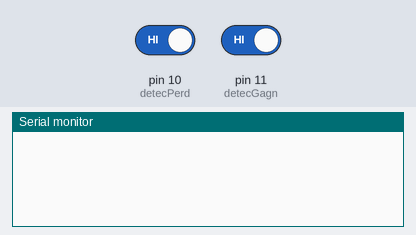
Bench run of a sketch on a simulated Arduino Uno, built with avr-gcc and run on an emulated ATmega328P. Shown: the last lines printed to the serial monitor. The inputs (shaded band) are chosen by the test bench; at power-on: pin 10 (detecPerd) HIGH, pin 11 (detecGagn) HIGH.

Above: at 1.2 s.
1.3 s: pin 10 (detecPerd) driven LOW
At 1.9 s:
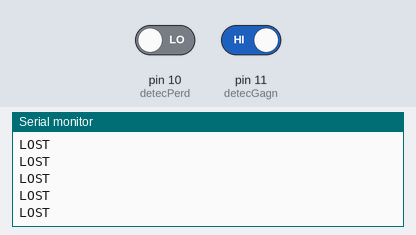
3.2 s: pin 11 (detecGagn) driven LOW
4.7 s: pin 10 (detecPerd) driven HIGH
7.7 s: pin 10 (detecPerd) driven LOW
At 8.6 s:
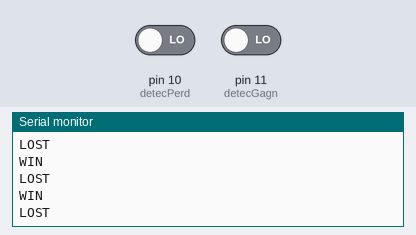

The sketch:

Cap_Lum_Test.ino
```cpp
/*--- CAPTEURS DETECTION ---*/
const int detecPerd = 10;   // Pin de branchement pour le détecteur perdant
const int detecGagn = 11;   // Pin de branchement pour le détecteur gagant


void setup() {
  // put your setup code here, to run once:
    /*--- Initialisation des capteurs pour la bille ---*/
  pinMode(detecPerd, INPUT);
  pinMode(detecGagn, INPUT);


  Serial.begin(9600);
}

void loop() {
  // put your main code here, to run repeatedly:
  if (digitalRead(detecPerd) == LOW){
    Serial.println("LOST");
  }

  if (digitalRead(detecGagn) == LOW){
    Serial.println("WIN");
  }
}
```

Measured:
- after the input at 1.3 s, the serial monitor: prints a new line at once (image 1)
